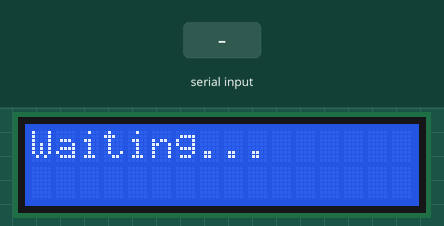
Recording of a sketch running on a simulated Arduino Uno, built with avr-gcc and run on an emulated ATmega328P. Shown: 16×2 character LCD. The test bench sets the inputs (shaded band). What the sketch prints to the serial monitor is not drawn.

Above: at 3.2 s.
3.3 s: "NONE\n" received over Serial
At 4.1 s:
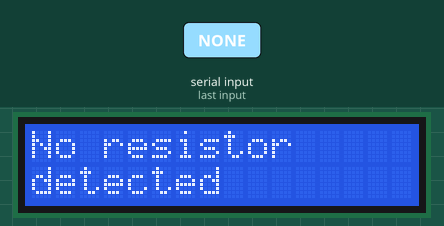
4.8 s: "1\n" received over Serial
At 5.1 s:
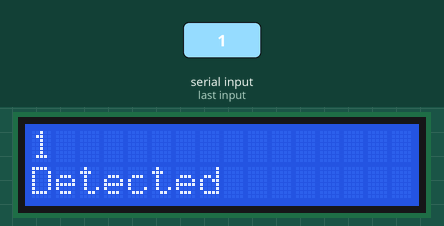
6.3 s: "Unknown\n" received over Serial
At 7.7 s:
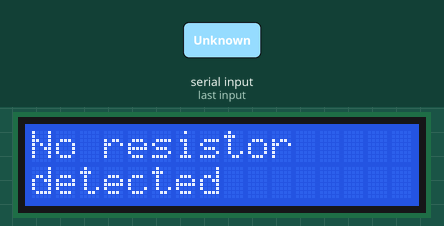
Timing chart, 0 to 9.3 s (numbered marks = the images above; inputs shaded):
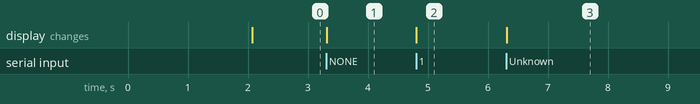

Measured:
- after the input at 3.3 s, the display: changes at once (image 1)
- after the input at 4.8 s, the display: changes at once (image 2)
- after the input at 6.3 s, the display: changes at once (image 3)

The sketch:

resistor_display.ino
```cpp
// ============================================================//
//  16x2 LCD Wiring:
//    RS  → pin 12
//    EN  → pin 11
//    D4  → pin 5
//    D5  → pin 4
//    D6  → pin 3
//    D7  → pin 2
//    RW  → GND
//    VSS → GND
//    VCC → 5V
//    LED+ → 5V (through 220Ω resistor)
//    LED- → GND
//    V0  → potentiometer wiper
// for potentiometer V0 connects to the middle leg, other legs connect to ground and 5V
// ============================================================

#include <LiquidCrystal.h>

LiquidCrystal lcd(12, 11, 5, 4, 3, 2);
void setup()
{
  Serial.begin(9600);
  lcd.begin(16, 2);

  // Startup messages to test if screen is wired properly
  lcd.print("Resistor");
  lcd.setCursor(0, 1);
  lcd.print("Detector Ready");
  delay(2000);

  lcd.clear();
  lcd.print("Waiting...");

  Serial.println("READY");
}

void loop()
{
  if (Serial.available() > 0)
  {
    String incoming = Serial.readStringUntil('\n');
    incoming.trim();
    lcd.clear();

    if (incoming == "NONE" || incoming == "Unknown")
    {
      lcd.setCursor(0,0);
      lcd.print("No resistor");
      lcd.setCursor(0,1);
      lcd.print("detected");
    } else
    {
      lcd.setCursor(0,0);
      if (incoming.length() > 16)
      {
        lcd.print(incoming.substring(0,16));
      } else
      {
        lcd.print(incoming);
      }

      lcd.setCursor(0,1);
      lcd.print("Detected");
    }
  }
}
```
